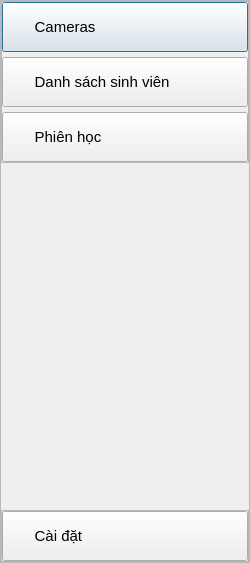
        <widget class="QFrame" name="menu">
         <property name="sizePolicy">
          <sizepolicy hsizetype="Maximum" vsizetype="Preferred">
           <horstretch>0</horstretch>
           <verstretch>0</verstretch>
          </sizepolicy>
         </property>
         <property name="minimumSize">
          <size>
           <width>250</width>
           <height>0</height>
          </size>
         </property>
         <property name="styleSheet">
          <string notr="true">#menu{
	background-color: rgb(135, 135, 135);
	border-bottom-left-radius: 10px;

}</string>
         </property>
         <property name="frameShape">
          <enum>QFrame::StyledPanel</enum>
         </property>
         <property name="frameShadow">
          <enum>QFrame::Raised</enum>
         </property>
         <layout class="QVBoxLayout" name="verticalLayout_3">
          <property name="spacing">
           <number>0</number>
          </property>
          <property name="leftMargin">
           <number>0</number>
          </property>
          <property name="topMargin">
           <number>0</number>
          </property>
          <property name="rightMargin">
           <number>0</number>
          </property>
          <property name="bottomMargin">
           <number>0</number>
          </property>
          <item>
           <widget class="QFrame" name="frame_5">
            <property name="frameShape">
             <enum>QFrame::StyledPanel</enum>
            </property>
            <property name="frameShadow">
             <enum>QFrame::Raised</enum>
            </property>
            <layout class="QVBoxLayout" name="verticalLayout_2">
             <property name="spacing">
              <number>5</number>
             </property>
             <property name="leftMargin">
              <number>0</number>
             </property>
             <property name="topMargin">
              <number>0</number>
             </property>
             <property name="rightMargin">
              <number>0</number>
             </property>
             <property name="bottomMargin">
              <number>0</number>
             </property>
             <item>
              <widget class="QPushButton" name="btn_camera">
               <property name="enabled">
                <bool>true</bool>
               </property>
               <property name="minimumSize">
                <size>
                 <width>0</width>
                 <height>50</height>
                </size>
               </property>
               <property name="font">
                <font>
                 <pointsize>11</pointsize>
                </font>
               </property>
               <property name="cursor">
                <cursorShape>PointingHandCursor</cursorShape>
               </property>
               <property name="contextMenuPolicy">
                <enum>Qt::DefaultContextMenu</enum>
               </property>
               <property name="layoutDirection">
                <enum>Qt::LeftToRight</enum>
               </property>
               <property name="autoFillBackground">
                <bool>false</bool>
               </property>
               <property name="styleSheet">
                <string notr="true">QPushButton {
	text-align: left;
    padding-left: 15px;
}

QPushButton:hover {
	background-color: rgb(153, 153, 153);
}
QPushButton:pressed {
	background-color: rgb(163, 163, 163);
}</string>
               </property>
               <property name="text">
                <string>    Cameras</string>
               </property>
               <property name="icon">
                <iconset resource="resources.qrc">
                 <normaloff>:/icons/images/icons/cil-camera.png</normaloff>:/icons/images/icons/cil-camera.png</iconset>
               </property>
               <property name="iconSize">
                <size>
                 <width>16</width>
                 <height>16</height>
                </size>
               </property>
               <property name="shortcut">
                <string/>
               </property>
               <property name="checkable">
                <bool>false</bool>
               </property>
               <property name="autoRepeat">
                <bool>false</bool>
               </property>
               <property name="autoExclusive">
                <bool>false</bool>
               </property>
               <property name="autoDefault">
                <bool>false</bool>
               </property>
               <property name="default">
                <bool>true</bool>
               </property>
              </widget>
             </item>
             <item>
              <widget class="QPushButton" name="btn_list_student">
               <property name="minimumSize">
                <size>
                 <width>0</width>
                 <height>50</height>
                </size>
               </property>
               <property name="font">
                <font>
                 <pointsize>11</pointsize>
                </font>
               </property>
               <property name="cursor">
                <cursorShape>PointingHandCursor</cursorShape>
               </property>
               <property name="styleSheet">
                <string notr="true">QPushButton {
	text-align: left;
    padding-left: 15px;
}
QPushButton:hover {
	background-color: rgb(153, 153, 153);
}
QPushButton:pressed {
	background-color: rgb(163, 163, 163);
}</string>
               </property>
               <property name="text">
                <string>    Danh sách sinh viên</string>
               </property>
               <property name="icon">
                <iconset resource="resources.qrc">
                 <normaloff>:/icons/images/icons/cil-featured-playlist.png</normaloff>:/icons/images/icons/cil-featured-playlist.png</iconset>
               </property>
               <property name="iconSize">
                <size>
                 <width>25</width>
                 <height>25</height>
                </size>
               </property>
              </widget>
             </item>
             <item>
              <widget class="QPushButton" name="btn_list_session">
               <property name="minimumSize">
                <size>
                 <width>0</width>
                 <height>50</height>
                </size>
               </property>
               <property name="font">
                <font>
                 <pointsize>11</pointsize>
                </font>
               </property>
               <property name="cursor">
                <cursorShape>PointingHandCursor</cursorShape>
               </property>
               <property name="styleSheet">
                <string notr="true">QPushButton {
	text-align: left;
    padding-left: 15px;
}
QPushButton:hover {
	background-color: rgb(153, 153, 153);
}
QPushButton:pressed {
	background-color: rgb(163, 163, 163);
}</string>
               </property>
               <property name="text">
                <string>    Phiên học</string>
               </property>
               <property name="icon">
                <iconset resource="resources.qrc">
                 <normaloff>:/icons/images/icons/cil-briefcase.png</normaloff>:/icons/images/icons/cil-briefcase.png</iconset>
               </property>
              </widget>
             </item>
            </layout>
           </widget>
          </item>
          <item>
           <spacer name="verticalSpacer">
            <property name="orientation">
             <enum>Qt::Vertical</enum>
            </property>
            <property name="sizeHint" stdset="0">
             <size>
              <width>20</width>
              <height>347</height>
             </size>
            </property>
           </spacer>
          </item>
          <item>
           <widget class="QFrame" name="frame_6">
            <property name="frameShape">
             <enum>QFrame::StyledPanel</enum>
            </property>
            <property name="frameShadow">
             <enum>QFrame::Raised</enum>
            </property>
            <layout class="QVBoxLayout" name="verticalLayout_4">
             <property name="spacing">
              <number>0</number>
             </property>
             <property name="leftMargin">
              <number>0</number>
             </property>
             <property name="topMargin">
              <number>0</number>
             </property>
             <property name="rightMargin">
              <number>0</number>
             </property>
             <property name="bottomMargin">
              <number>0</number>
             </property>
             <item>
              <widget class="QPushButton" name="pushButton_6">
               <property name="minimumSize">
                <size>
                 <width>0</width>
                 <height>50</height>
                </size>
               </property>
               <property name="font">
                <font>
                 <pointsize>11</pointsize>
                </font>
               </property>
               <property name="cursor">
                <cursorShape>PointingHandCursor</cursorShape>
               </property>
               <property name="layoutDirection">
                <enum>Qt::LeftToRight</enum>
               </property>
               <property name="styleSheet">
                <string notr="true">QPushButton {
	text-align: left;
    padding-left: 15px;
}
QPushButton:hover {
	background-color: rgb(153, 153, 153);
	border-bottom-left-radius: 10px;

}
QPushButton:pressed {
	background-color: rgb(163, 163, 163);
	border-bottom-left-radius: 10px;
}</string>
               </property>
               <property name="text">
                <string>    Cài đặt</string>
               </property>
               <property name="icon">
                <iconset resource="resources.qrc">
                 <normaloff>:/icons/images/icons/cil-settings.png</normaloff>:/icons/images/icons/cil-settings.png</iconset>
               </property>
               <property name="iconSize">
                <size>
                 <width>25</width>
                 <height>25</height>
                </size>
               </property>
              </widget>
             </item>
            </layout>
           </widget>
          </item>
         </layout>
        </widget>
